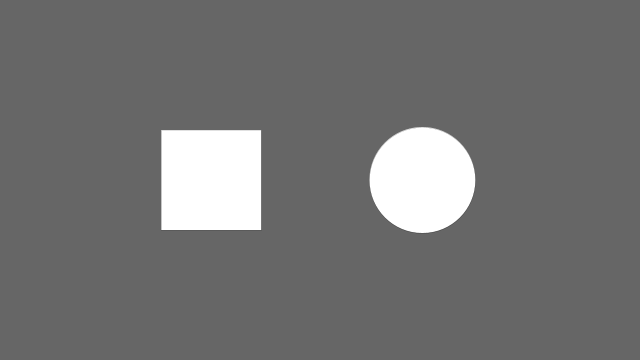
Frame 1 (no input)
Frame 60 (the mouse pressed at the canvas centre just before this capture): identical to frame 1, image omitted
Frame 120 (the mouse held since frame 60 and released just before this capture): identical to frame 1, image omitted

The Processing sketch that drew this single still picture (run headless with seeded random() and noise(); from frame 60 on, the mouse is pressed at the canvas centre):

// Processing sketch: processing_65304
// ── processing_65304.pde

float rx, ry;    // rectangle x- and y-coordinate
float rd = 100;  // rectangle width
  
float ex, ey;    // ellipse x- and y-coordinate
float ed = 106;  // ellipse diameter
  
void setup() {
  size(640, 360);
  smooth();
   
  // Set the x- and y-coordinates for the rectangle
  rx = width * 0.33 - rd/2;
  ry = height * 0.5 - rd/2;
   
  // Set the x- and y-coordinates for the ellipse
  ex = width * 0.66;
  ey = height * 0.5;
}
  
void draw() {
  background(102);


fill(255);
if((mouseX > rx) && (mouseX < rx+rd) && (mouseY > ry) && (mouseY < ry+rd))
{strokeWeight(25);}

else{
  strokeWeight(0);}
  
    rect(rx, ry, rd, rd);

float d = dist(mouseX, mouseY, ex, ey);
strokeWeight(0);
if (d < ed/2) {
  fill(255, 12, 100);
} else {
  fill(255);}
  ellipse(ex, ey, ed, ed);
  
}
